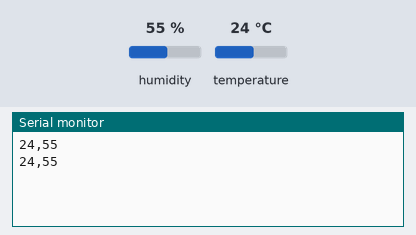
Simulated run of this sketch. Board: ESP8266 (NodeMCU). Shown: the last lines printed to the serial monitor. The test bench sets the inputs (shaded band); at power-on: humidity 55 %, temperature 24 °C.

Above: at 1.3 s.
1.4 s: humidity set to 22 %
At 2.0 s:
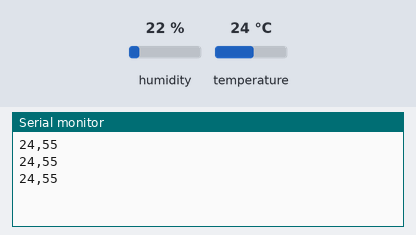
2.9 s: temperature set to 12 °C
At 3.6 s:
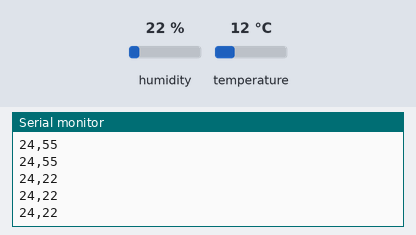
4.4 s: humidity set to 40 %
At 5.1 s:
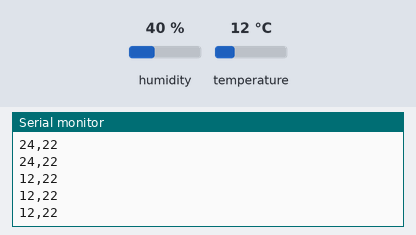
Timing chart, 0 to 7.4 s (numbered marks = the images above; inputs shaded):
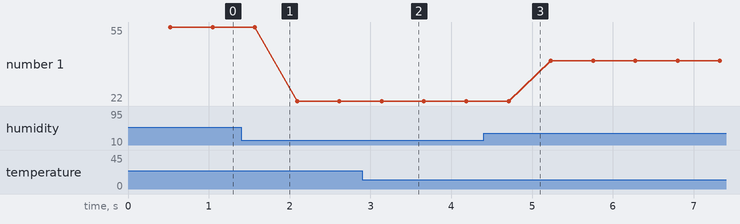

Measured:
- plotted number 1: 55 → 22 after the input at 1.4 s, 22 → 40 after the input at 4.4 s

The sketch:

dht11Old.ino
```cpp
#include <DHT11.h>
// Create an instance of the DHT11 class.
// - For Arduino: Connect the sensor to Digital I/O Pin 2.
// - For ESP32: Connect the sensor to pin GPIO2 or P2.
// - For ESP8266: Connect the sensor to GPIO2 or D4.
DHT11 dht11(2);
 int temperature = 0;
   int humidity = 0;
   long dly = 60000*0.15;
void setup() {
   // Initialize serial communication to allow debugging and data readout.
   // Using a baud rate of 9600 bps.
   Serial.begin(9600);


   // Uncomment the line below to set a custom delay between sensor readings (in milliseconds).
    dht11.setDelay(dly); // Set this to the desired delay. The default is 500ms.
}
void loop() {
    // Attempt to read the temperature and humidity values from the DHT11 sensor.
  int result = dht11.readTemperatureHumidity(temperature, humidity);

  // delay(dly);
   // Check the results of the readings.
   // If the reading is successful, print the temperature and humidity values.
   // If there are errors, print the appropriate error messages.
   if (result == 0 && int(temperature) < 100 && int(humidity) < 100) {

       Serial.print(temperature);
       Serial.print(",");
       Serial.println(humidity);
    //   Serial.println(" %");
   } else {
       // Print error message based on the error code.
       Serial.println(DHT11::getErrorString(result));
   }
}
```
